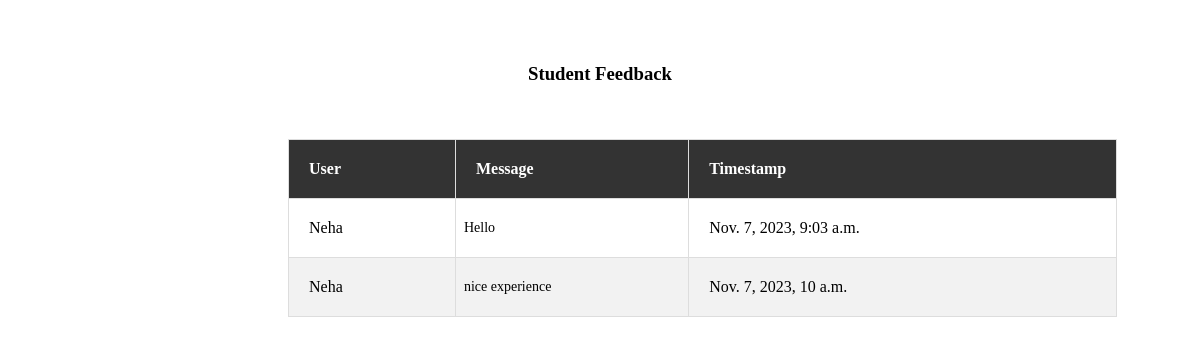
Page /adminfeedback on the earlier database version.
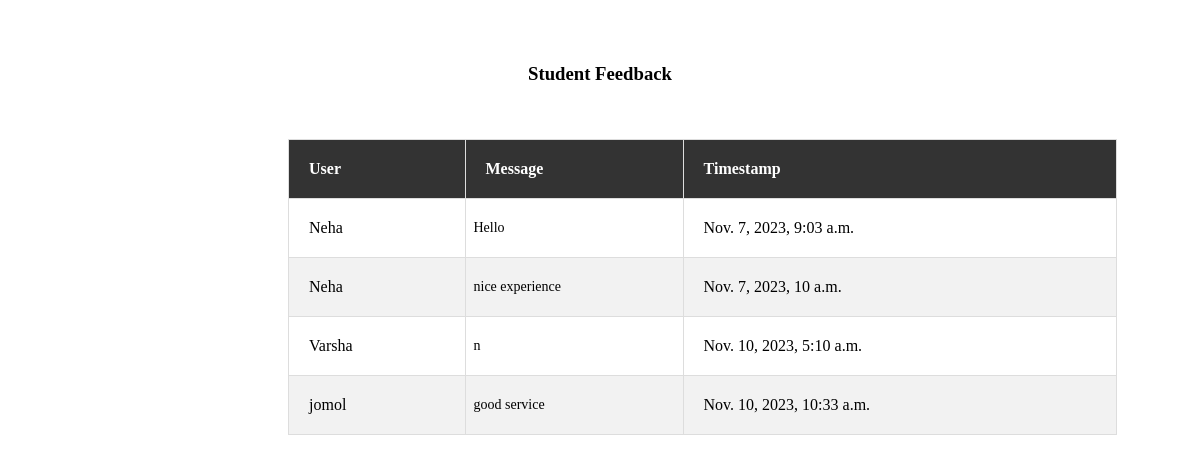
Same page on the later database version.
### myApp/models.py (models this page shows)
class Feedback(models.Model):
    user = models.ForeignKey(User, on_delete=models.CASCADE)  # Assuming you have a User model
    message = models.TextField()
    timestamp = models.DateTimeField(auto_now_add=True)

class User(AbstractUser):
    class Role(models.TextChoices):
        ADMIN="ADMIN",'ADMIN'
        USER="USER",'User'
    role = models.CharField(max_length=50,choices=Role.choices)

### myApp/views.py (the view)
# urls.py: path("adminfeedback",views.adminfeedback,name='adminfeedback'),
def adminfeedback(request):
    feedback_list = Feedback.objects.all()
    return render(request, 'adminfeedback.html', {'feedback_list': feedback_list})

### templates/adminfeedback.html (shortened to what this page needs)
{% load static %}
{% block body %}
<body><br><br><center>
    <h3>Student Feedback</h3></center><br><br>
    <table border="1">
        <thead>
            <tr>
                <th>User</th>
                <th>Message</th>
                <th>Timestamp</th>
            </tr>
        </thead>
        <tbody>
            {% for feedback in feedback_list %}
                <tr>
                    <td>{{ feedback.user.first_name }}</td>
                    <td>{{ feedback.message }}</td>
                    <td>{{ feedback.timestamp }}</td>
                </tr>
            {% endfor %}
        </tbody>
    </table>
    {% endblock body %}
</body>
</html>

Differences in the rows shown:
added Feedback: user.first_name "Varsha", message "n", timestamp "Nov. 10, 2023, 5:10 a.m."
added Feedback: user.first_name "jomol", message "good service", timestamp "Nov. 10, 2023, 10:33 a.m."
